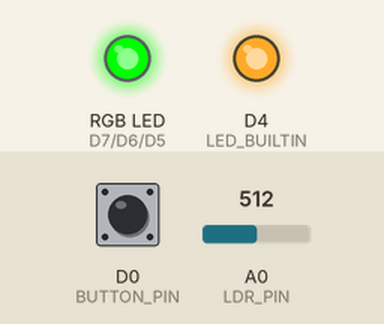
A sketch run on a simulated ESP8266 (NodeMCU). Parts: an RGB LED mixed from three pins (HIGH = lit), output pins drawn as LEDs (lit = HIGH, except the on-board LED, lit = LOW). The test bench sets the inputs (shaded band); at power-on: D0 (BUTTON_PIN) LOW, A0 (LDR_PIN) = 512. WiFi joins after 1.5 s; servers stay silent unless stated; what the sketch prints to the serial monitor is not drawn.

Above: at 2.7 s.
2.8 s: D0 (BUTTON_PIN) pulled HIGH for 3 s
At 4.3 s:
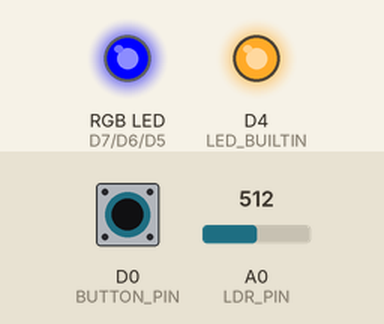
9.0 s: A0 (LDR_PIN) set to 591
13.5 s: A0 (LDR_PIN) set to 614
At 14.3 s:
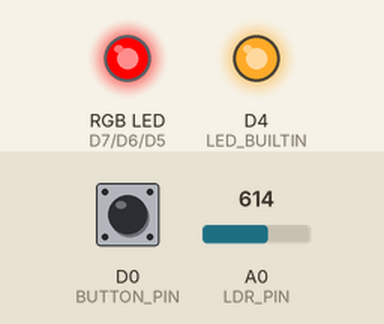
18.0 s: A0 (LDR_PIN) set to 590
At 20.2 s:
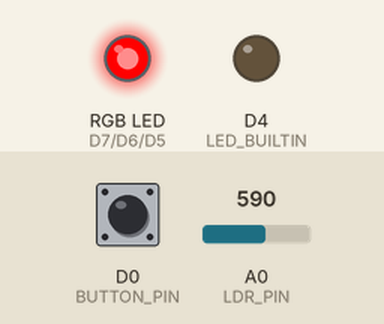
Timing chart, 0 to 24.0 s (numbered marks = the images above; inputs shaded):
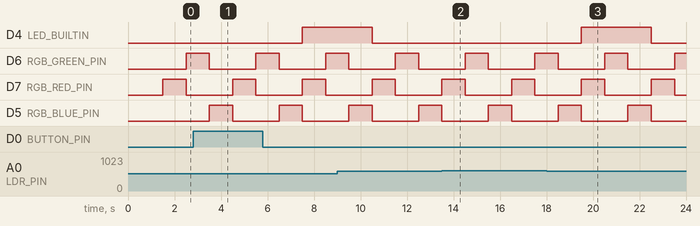

Measured:
- the behaviour switches between 599 and 600 on A0 (LDR_PIN) (found by bisection; images 1 and 2)
- after the input at 13.5 s, D4 (LED_BUILTIN): stays LOW (without the input it goes to HIGH after 0.00 s)
- after the input at 18.0 s, D4 (LED_BUILTIN): LOW → HIGH after 1.5 s, → LOW 3.0 s later
- by itself, D6 (RGB_GREEN_PIN), D7 (RGB_RED_PIN), D5 (RGB_BLUE_PIN): alternates HIGH for 1.0 s and LOW for 2.0 s

The sketch:

startingPoint.ino
```cpp
#include <ESP8266WiFi.h>

// -------- Define Pins -----------

//RGB Pins (All have a 1k resistor)
#define RGB_RED_PIN D7
#define RGB_BLUE_PIN D5
#define RGB_GREEN_PIN D6

//Button Pin (pulled down to ground)
#define BUTTON_PIN D0

// LDR Pin
// (3.3v) ----[LDR]-----[100K resistor]---- (GND)
//                   |
//  (A0) ------------
#define LDR_PIN A0

// -------- ---------- -----------

char ssid[] = "My Network Name";       // your network SSID (name)
char password[] = "hunter1";  // your network key

volatile bool buttonPressedFlag = false;
int onboardLedState = LOW; //LED is active low


void setup() {

  Serial.begin(115200);

  // Initialize the LED pins as an outputs
  pinMode(RGB_RED_PIN, OUTPUT);
  pinMode(RGB_BLUE_PIN, OUTPUT);
  pinMode(RGB_GREEN_PIN, OUTPUT);

  // Initlaze the button
  pinMode(BUTTON_PIN, INPUT);
  // Using onboard LED to demo button
  pinMode(LED_BUILTIN, OUTPUT);

  attachInterrupt(BUTTON_PIN, interuptButtonPressed, RISING);

  // Attempt to connect to Wifi network:
  Serial.print("Connecting Wifi: ");
  Serial.println(ssid);

  WiFi.begin(ssid, password);
  while (WiFi.status() != WL_CONNECTED) {
    Serial.print(".");
    delay(500);
  }
  Serial.println("");
  Serial.println("WiFi connected");
  Serial.println("IP address: ");
  IPAddress ip = WiFi.localIP();
  Serial.println(ip);

}

void interuptButtonPressed() {
  Serial.println("interuptBoostButton");
  int button = digitalRead(BUTTON_PIN);
  if(button == HIGH)
  {
    buttonPressedFlag = true;
  }
  return;
}

void turnLEDRed() {
  digitalWrite(RGB_RED_PIN, HIGH);
  digitalWrite(RGB_BLUE_PIN, LOW);
  digitalWrite(RGB_GREEN_PIN, LOW);
}

void turnLEDGreen() {
  digitalWrite(RGB_RED_PIN, LOW);
  digitalWrite(RGB_BLUE_PIN, LOW);
  digitalWrite(RGB_GREEN_PIN, HIGH);
}

void turnLEDBlue() {
  digitalWrite(RGB_RED_PIN, LOW);
  digitalWrite(RGB_BLUE_PIN, HIGH);
  digitalWrite(RGB_GREEN_PIN, LOW);
}

void toggleOnBoardLED() {
  if ( onboardLedState == HIGH ) {
    Serial.println("Turning LED on");
    onboardLedState = LOW;
    digitalWrite(LED_BUILTIN, LOW); //LED is active low
  } else {
    Serial.println("Turning LED off");
    onboardLedState = HIGH;
    digitalWrite(LED_BUILTIN, HIGH);
  }
}

void handleButtonPressed() {
  toggleOnBoardLED();
  buttonPressedFlag = false;
}

int checkLDR() {
  int value = analogRead(LDR_PIN);
  Serial.print("LDR value: ");
  Serial.println(value);
  return value;
}

void loop() {

  turnLEDRed();
  delay(1000);
  turnLEDGreen();
  delay(1000);
  turnLEDBlue();
  delay(1000);

  if ( buttonPressedFlag ) {
    handleButtonPressed();
  }

  if (checkLDR() < 600) {
    toggleOnBoardLED();
  }


}
```
